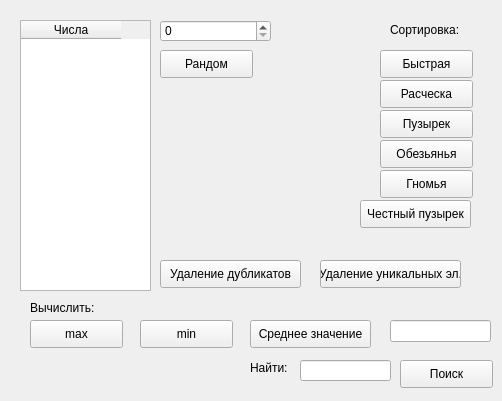
<?xml version="1.0" encoding="UTF-8"?>
<ui version="4.0">
 <class>Widget</class>
 <widget class="QWidget" name="Widget">
  <property name="geometry">
   <rect>
    <x>0</x>
    <y>0</y>
    <width>502</width>
    <height>401</height>
   </rect>
  </property>
  <property name="windowTitle">
   <string>Widget</string>
  </property>
  <widget class="QTableWidget" name="tableWidget">
   <property name="geometry">
    <rect>
     <x>20</x>
     <y>20</y>
     <width>131</width>
     <height>271</height>
    </rect>
   </property>
   <column>
    <property name="text">
     <string>Числа</string>
    </property>
   </column>
  </widget>
  <widget class="QSpinBox" name="spinBox">
   <property name="geometry">
    <rect>
     <x>160</x>
     <y>20</y>
     <width>111</width>
     <height>22</height>
    </rect>
   </property>
   <property name="maximum">
    <number>1000000</number>
   </property>
  </widget>
  <widget class="QLabel" name="countLabel">
   <property name="geometry">
    <rect>
     <x>30</x>
     <y>300</y>
     <width>81</width>
     <height>16</height>
    </rect>
   </property>
   <property name="text">
    <string>Вычислить:</string>
   </property>
  </widget>
  <widget class="QLineEdit" name="countEdit">
   <property name="geometry">
    <rect>
     <x>390</x>
     <y>320</y>
     <width>101</width>
     <height>22</height>
    </rect>
   </property>
   <property name="readOnly">
    <bool>true</bool>
   </property>
  </widget>
  <widget class="QPushButton" name="maxButton">
   <property name="geometry">
    <rect>
     <x>30</x>
     <y>320</y>
     <width>93</width>
     <height>28</height>
    </rect>
   </property>
   <property name="text">
    <string>max</string>
   </property>
  </widget>
  <widget class="QPushButton" name="minButton">
   <property name="geometry">
    <rect>
     <x>140</x>
     <y>320</y>
     <width>93</width>
     <height>28</height>
    </rect>
   </property>
   <property name="text">
    <string>min</string>
   </property>
  </widget>
  <widget class="QPushButton" name="srzButton">
   <property name="geometry">
    <rect>
     <x>250</x>
     <y>320</y>
     <width>121</width>
     <height>28</height>
    </rect>
   </property>
   <property name="text">
    <string>Среднее значение</string>
   </property>
  </widget>
  <widget class="QPushButton" name="randomButton">
   <property name="geometry">
    <rect>
     <x>160</x>
     <y>50</y>
     <width>93</width>
     <height>28</height>
    </rect>
   </property>
   <property name="text">
    <string>Рандом</string>
   </property>
  </widget>
  <widget class="QLabel" name="sortLabel">
   <property name="geometry">
    <rect>
     <x>390</x>
     <y>20</y>
     <width>81</width>
     <height>20</height>
    </rect>
   </property>
   <property name="text">
    <string>Сортировка:</string>
   </property>
  </widget>
  <widget class="QPushButton" name="fastSortButton">
   <property name="geometry">
    <rect>
     <x>380</x>
     <y>50</y>
     <width>93</width>
     <height>28</height>
    </rect>
   </property>
   <property name="text">
    <string>Быстрая</string>
   </property>
  </widget>
  <widget class="QPushButton" name="hairbrushSortButton">
   <property name="geometry">
    <rect>
     <x>380</x>
     <y>80</y>
     <width>93</width>
     <height>28</height>
    </rect>
   </property>
   <property name="text">
    <string>Расческа</string>
   </property>
  </widget>
  <widget class="QPushButton" name="bubbleSortButton">
   <property name="geometry">
    <rect>
     <x>380</x>
     <y>110</y>
     <width>93</width>
     <height>28</height>
    </rect>
   </property>
   <property name="text">
    <string>Пузырек</string>
   </property>
  </widget>
  <widget class="QPushButton" name="monkeSortButton">
   <property name="geometry">
    <rect>
     <x>380</x>
     <y>140</y>
     <width>93</width>
     <height>28</height>
    </rect>
   </property>
   <property name="text">
    <string>Обезьянья</string>
   </property>
  </widget>
  <widget class="QPushButton" name="gnomeSortButton">
   <property name="geometry">
    <rect>
     <x>380</x>
     <y>170</y>
     <width>93</width>
     <height>28</height>
    </rect>
   </property>
   <property name="text">
    <string>Гномья</string>
   </property>
  </widget>
  <widget class="QLabel" name="findLabel">
   <property name="geometry">
    <rect>
     <x>250</x>
     <y>360</y>
     <width>51</width>
     <height>16</height>
    </rect>
   </property>
   <property name="text">
    <string>Найти:</string>
   </property>
  </widget>
  <widget class="QLineEdit" name="findEdit">
   <property name="geometry">
    <rect>
     <x>300</x>
     <y>360</y>
     <width>91</width>
     <height>21</height>
    </rect>
   </property>
  </widget>
  <widget class="QPushButton" name="findButton">
   <property name="geometry">
    <rect>
     <x>400</x>
     <y>360</y>
     <width>93</width>
     <height>28</height>
    </rect>
   </property>
   <property name="text">
    <string>Поиск</string>
   </property>
  </widget>
  <widget class="QPushButton" name="trueBubbleButton">
   <property name="geometry">
    <rect>
     <x>360</x>
     <y>200</y>
     <width>111</width>
     <height>28</height>
    </rect>
   </property>
   <property name="text">
    <string>Честный пузырек</string>
   </property>
  </widget>
  <widget class="QPushButton" name="duplicateDeleteButton">
   <property name="geometry">
    <rect>
     <x>160</x>
     <y>260</y>
     <width>141</width>
     <height>28</height>
    </rect>
   </property>
   <property name="text">
    <string>Удаление дубликатов</string>
   </property>
  </widget>
  <widget class="QPushButton" name="uniqDeleteButton">
   <property name="geometry">
    <rect>
     <x>320</x>
     <y>260</y>
     <width>141</width>
     <height>28</height>
    </rect>
   </property>
   <property name="text">
    <string>Удаление уникальных эл.</string>
   </property>
  </widget>
 </widget>
 <layoutdefault spacing="6" margin="11"/>
 <resources/>
 <connections/>
</ui>
